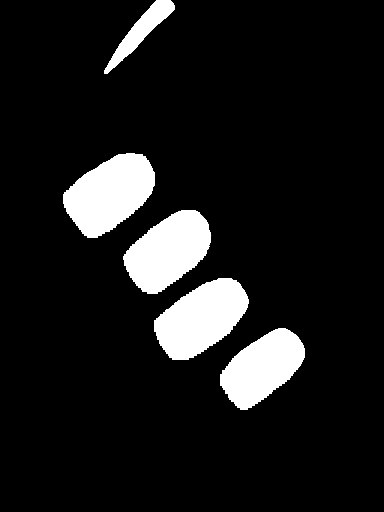
#> input picture nails_segmentation/labels/1eecab90-1a92-43a7-b952-0204384e1fae.jpg, 384 x 512 px
$ python main.py
#> lines starting #> are read from the running program, lines starting #| are printed output that depends on the picture; after the words box and inside, x2 and y2 are one past the last pixel; in counts of white or black regions, pixels touching at a corner belong together
import cv2
import numpy as np
import matplotlib.pyplot as plt
import sys
from os import listdir
from os.path import isfile, join
from sklearn.metrics import jaccard_score
from mpl_toolkits.mplot3d import Axes3D
from matplotlib import cm
from matplotlib import colors

images_dir = 'nails_segmentation/images/'
labels_dir = 'nails_segmentation/labels/'
images_names = [f for f in listdir(images_dir) if isfile(join(images_dir, f))]

# some images
img_path1 = 'nails_segmentation/images/1eecab90-1a92-43a7-b952-0204384e1fae.jpg'
img_path2 = 'nails_segmentation/images/2C29D473-CCB4-458C-926B-99D0042161E6.jpg'
img_path3 = 'nails_segmentation/images/2c376c66-9823-4874-869e-1e7f5c54ec7b.jpg'
img_path4 = 'nails_segmentation/images/4c4a0dd6-e402-11e8-97db-0242ac1c0002.jpg'
img_path5 = 'nails_segmentation/images/d60a5f06-db67-11e8-9658-0242ac1c0002.jpg'
img_path6 = 'nails_segmentation/images/bf93c2e2-7b5f-4108-ae85-4ef68564d418.jpg'
img_path7 = 'nails_segmentation/images/3493127D-7B19-4E50-94AE-2401BD2A91C8.jpg'
img_path8 = 'nails_segmentation/images/09aefeec-e05f-11e8-87a6-0242ac1c0002.jpg'
img_path9 = 'nails_segmentation/images/4252e46c-e40f-4543-91ab-031917d46c5c.jpg'
img_path10 = 'nails_segmentation/images/da236f3a-8c82-4c64-9a7d-9b950fd8b47e.jpg'
img_path11 = 'nails_segmentation/images/5fad3947-76d7-4352-9329-4a92f898dd59.jpg'
img_path12 = 'nails_segmentation/images/54108996-6DA8-48F9-93DF-7ABB92F64E03.jpg'
img_path13 = 'nails_segmentation/images/feb2c029-b89c-4ce5-b208-db2114516a40.jpg'
img_path14 = 'nails_segmentation/images/865a1e90-7ad2-4ceb-b2a1-50b07875c5c7.jpg'
img_path15 = 'nails_segmentation/images/d60153c0-db67-11e8-9658-0242ac1c0002.jpg'
img_path16 = 'nails_segmentation/images/a3a73edd-1483-4413-addb-9a7264b5d853.jpg'
img_path17 = 'nails_segmentation/images/d6072ec6-db67-11e8-9658-0242ac1c0002.jpg'
img_path18 = 'nails_segmentation/images/d633f320-db67-11e8-9658-0242ac1c0002.jpg'

# showing images
def show(window_name, image):
    cv2.imshow(window_name, image)
    cv2.waitKey(0); cv2.destroyAllWindows()

# INPUT: image in BGR
# OUTPUT: 3D plot of RGB color space of an image
# [41 lines left out: functions plot_rgb_3d, plot_hsv_3d, not called in this run]

# required for hsvTracker()
def nothing(x):
    pass

# INPUT: image in BGR
# OUTPUT: window with tracking bars that allow to play with HSV channels
# [67 lines left out: function hsvTracker, not called in this run]

# https://www.learnopencv.com/filling-holes-in-an-image-using-opencv-python-c/
def flood_fill(image):

    # invert the image mask
    threshold, image_threshold = cv2.threshold(image, 220, 255, cv2.THRESH_BINARY_INV);

    # operate on a copy of image mask
    image_floodfill = image_threshold.copy()

    # mask used to flood-filling
    h, w = image_threshold.shape[:2]
    mask = np.zeros((h+2, w+2), np.uint8)

    # flood-fill from seed (0, 0) - actually black border
    cv2.floodFill(image_floodfill, mask, (0,0), 255);

    # invert flood-filled image
    image_floodfill_inv = cv2.bitwise_not(image_floodfill)

    # combine the two images to get the foreground
    image_out = image_threshold | image_floodfill_inv

    # show("floodfill", np.hstack((image_threshold, image_floodfill, image_floodfill_inv, image_out)))

    # delete previously created border
    h, w = image_out.shape[:2]
    borderless_img = image_out[2:h-2, 2:w-2]

    # return mask
    return borderless_img


# https://github.com/CHEREF-Mehdi/SkinDetection/blob/master/SkinDetection.py
def extractSkin(image):

    # operate on a copy
    img = image.copy()

    # required, otherwise contours/flood-fill will stop too early
    img = cv2.copyMakeBorder(img, 2, 2, 2, 2, cv2.BORDER_CONSTANT, value=(0, 0, 0))

    # converting from BGR to YCbCr color space
    img_YCrCb = cv2.cvtColor(img, cv2.COLOR_BGR2YCR_CB)

    # skin color range for YCrCb color space
    lower = (0, 135, 85)
    upper = (255, 180, 135)
    YCrCb_mask = cv2.inRange(img_YCrCb, lower, upper)
    YCrCb_mask = cv2.morphologyEx(YCrCb_mask, cv2.MORPH_OPEN, np.ones((3,3), np.uint8))
    YCrCb_result = cv2.bitwise_not(YCrCb_mask)

    # return mask
    return YCrCb_result

# x1, y1 should be a fingertip, x2, y2 are coords of the centroid
def get_circle_coords(x1, y1, x2, y2, distance):

    dist_btw_points = np.sqrt((x2 - x1) ** 2 + (y2 - y1) ** 2)

    distance_ratio = distance / dist_btw_points
    x = x1 + distance_ratio * (x2 - x1)
    y = y1 + distance_ratio * (y2 - y1)

    return x, y

def iou_score(label, image):

    # operate on a copy
    label = label.copy()

    # convert label to grayscale
    label = cv2.cvtColor(label, cv2.COLOR_BGR2GRAY)

    #calculate IoU
    intersection = np.logical_and(label, image)
    union = np.logical_or(label, image)
    iou_score = np.sum(intersection) / np.sum(union)

    # return score
    return iou_score

def dice_score(image, label):
    # operate on a copy
    label = label.copy()

    # convert label to grayscale
    label = cv2.cvtColor(label, cv2.COLOR_BGR2GRAY)

    #calculate IoU
    intersection = np.logical_and(label, image)
    union = np.logical_or(label, image)
    iou_score = 2* np.sum(intersection) / np.sum(union)

    # return score
    return iou_score

def test():
    avg_iou = 0
    avg_dice = 0
    cnt_dice = 0
    cnt_iou = 0
    n = 0
    for image_name in images_names:
        n += 1
        label = cv2.imread(labels_dir + image_name)
#> label is the input picture: shape (512, 384, 3); min 0, max 255, mean 26.4
        img = cv2.imread(images_dir + image_name)
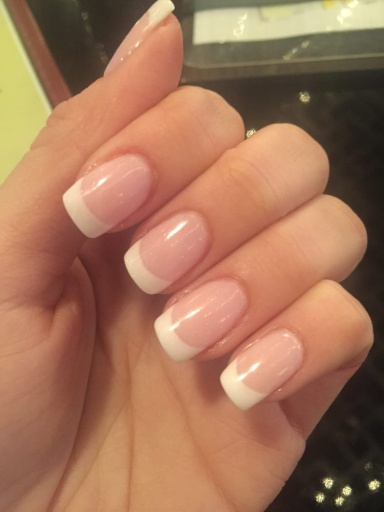
#> input picture nails_segmentation/images/1eecab90-1a92-43a7-b952-0204384e1fae.jpg, 384 x 512 px
#> img is the input picture: shape (512, 384, 3); mean B, G, R 88.5, 115.7, 162.9
        hand_mask = flood_fill(extractSkin(img))
#> in extractSkin, `img_YCrCb = cv2.cvtColor(img, cv2.COLOR_BGR2YCR_CB)`: img_YCrCb: shape (516, 388, 3); mean of channels 0, 1, 2 124.4, 153.4, 106.8
#> in extractSkin, `YCrCb_mask = cv2.inRange(img_YCrCb, lower, upper)`:
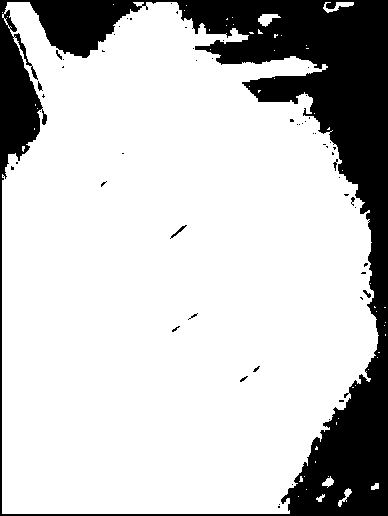
#> YCrCb_mask: shape (516, 388); 78.3% white; 57 black regions (51 under 20 px), largest, box (x1, y1, x2, y2) and area: (0, 0, 388, 516) 43063, (170, 225, 187, 239) 46, (363, 290, 371, 298) 29, (38, 81, 43, 91) 27, (56, 50, 62, 60) 24, (333, 159, 338, 171) 24
#> in extractSkin, `YCrCb_mask = cv2.morphologyEx(YCrCb_mask, cv2.MORPH_OPEN, np.ones((3,3..`: YCrCb_mask: shape (516, 388); 78% white; 38 black regions (34 under 20 px), largest, box (x1, y1, x2, y2) and area: (0, 0, 388, 516) 43715, (170, 225, 187, 239) 46, (363, 290, 371, 298) 31, (38, 81, 43, 91) 29
#> in flood_fill, `cv2.floodFill(image_floodfill, mask, (0,0), 255);`: image_floodfill: shape (516, 388); 99.8% white; black in thin lines or dots
#> in flood_fill, `image_floodfill_inv = cv2.bitwise_not(image_floodfill)`: image_floodfill_inv: shape (516, 388); 0.16% white in thin lines or dots
#> in flood_fill, `image_out = image_threshold | image_floodfill_inv`: image_out: shape (516, 388); 78.2% white; 1 black region, box (x1, y1, x2, y2) and area: (0, 0, 388, 516) 43707
#> in flood_fill, `borderless_img = image_out[2:h-2, 2:w-2]`: borderless_img: shape (512, 384); 79.6% white; 5 black regions (2 under 20 px), largest, box (x1, y1, x2, y2) and area: (175, 0, 384, 512) 32177, (0, 0, 45, 178) 4151, (28, 0, 144, 58) 3772
        hand = cv2.bitwise_and(img, img, mask=hand_mask)
        src = cv2.medianBlur(hand, 21)
        hsv = cv2.cvtColor(src, cv2.COLOR_BGR2HSV)
#> hsv: shape (512, 384, 3); mean H, S, V 7.7, 97.4, 142.6

        # purplish
        lower = np.array([80, 0, 113])
        upper = np.array([180, 105, 255])
        mask1 = cv2.inRange(hsv, lower, upper)
#> mask1: shape (512, 384); every value is 0

        # orangish
        lower = np.array([0, 0, 180])
        upper = np.array([7, 94, 255])
        mask2 = cv2.inRange(hsv, lower, upper)
#> mask2: shape (512, 384); 0.04% white in thin lines or dots, all inside (x1, y1, x2, y2) = (100, 174, 182, 237)

        mask = mask1 | mask2

        kernel_open = np.ones((4,4),np.uint8)
        kernel_close = np.ones((7,7),np.uint8)
        mask = cv2.morphologyEx(mask, cv2.MORPH_OPEN, kernel_open, iterations=1)
#> mask: shape (512, 384); 0.01% white; 1 white region, box (x1, y1, x2, y2) and area: (171, 230, 176, 236) 28
        mask = cv2.morphologyEx(mask, cv2.MORPH_CLOSE, kernel_close, iterations=3)

        iou = iou_score(label, mask)
#> in iou_score, `union = np.logical_or(label, image)`:
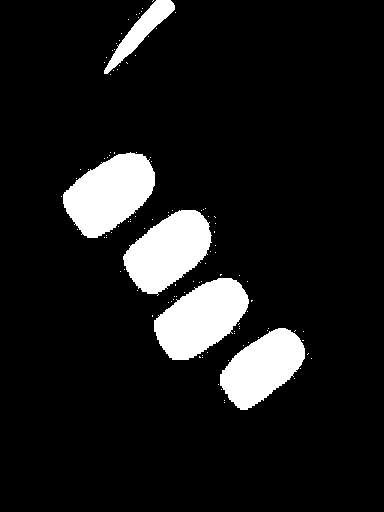
#> union: shape (512, 384) bool; 10.5% white; 110 white regions (105 under 20 px)
#> in iou_score, `iou_score = np.sum(intersection) / np.sum(union)`: iou_score = 0.00136
#> iou = 0.00136

        if iou < 0.05:
            # EXPERIMENTAL
            # get contours for image and get the biggest contour
            gray = cv2.cvtColor(hand, cv2.COLOR_BGR2GRAY)
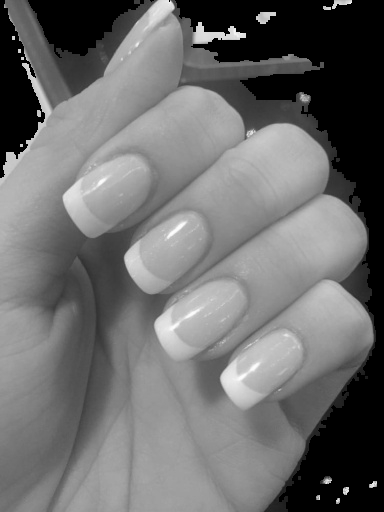
#> gray: shape (512, 384); min 0, max 253, mean 108.7
            contours, hierarchy = cv2.findContours(gray, cv2.RETR_TREE, cv2.CHAIN_APPROX_SIMPLE)
#> contours = 17 contours, 11 with area under 20; largest, box (x1, y1, x2, y2) and area: (0, 0, 376, 512) 154755, (256, 12, 276, 24) 128, (332, 0, 352, 9) 73, (320, 476, 332, 484) 56, (343, 487, 349, 495) 30, (369, 481, 377, 488) 28
            cont_max = max(contours, key=cv2.contourArea)
#> cont_max = contour of 796 points, box (x1, y1, x2, y2) (0, 0, 376, 512), area 154755
            cv2.drawContours(hand, cont_max, -1, (0,255,0), 3)

            # get convex hull for contour
            hull = cv2.convexHull(cont_max)
#> hull = contour of 12 points, box (x1, y1, x2, y2) (0, 0, 376, 512), area 171216
            cv2.drawContours(hand, [hull], -1, (0, 255, 255), 2)

            # compute the center of the contour
            M = cv2.moments(cont_max)
#> M = moments, m00 154755, centre m10/m00, m01/m00 = (170.3, 278)
            cX = int(M["m10"] / M["m00"])
#> cX = 170
            cY = int(M["m01"] / M["m00"])
#> cY = 277
            cv2.circle(hand, (cX, cY), 7, (255, 255, 255), -1)
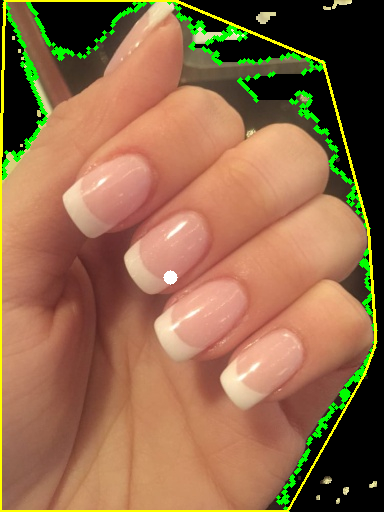
#> hand: shape (512, 384, 3); mean B, G, R 73.4, 106.7, 145.5

            height, width, channels = hand.shape
#> height = 512; width = 384; channels = 3

            # create black image for drawing circles
            blank = hand.copy()
            blank[:, :, :] = [0, 0, 0]
#> blank: shape (512, 384, 3); every value is 0
            for p in hull:
                x = p[0][0]
                y = p[0][1]
                dist = height * width / 15000
                dot_radius = height * width / 15000
                a, b = get_circle_coords(x, y, cX, cY, dist)
                cv2.circle((blank), (int(a), int(b)), int(dot_radius), (255, 255, 255), -1)
#> this loop made 12 passes
#> (p, dist_btw_points in get_circle_coords, distance_ratio in get_circle_coords, a, b) on passes 1 to 12: ([[174, 0]], 277, 0.0473, 173.8, 13.11), ([[323, 62]], 263.9, 0.0497, 315.4, 72.68), ([[368, 228]], 204, 0.0643, 355.3, 231.1), ([[375, 330]], 211.7, 0.0619, 362.3, 326.7), ([[375, 341]], 214.8, 0.061, 362.5, 337.1), ([[374, 347]], 215.7, 0.0608, 361.6, 342.7), ([[364, 374]], 216.9, 0.0604, 352.3, 368.1), ([[287, 511]], 261.6, 0.0501, 281.1, 499.3), ([[0, 511]], 289.2, 0.0453, 7.7, 500.4), ([[0, 178]], 196.7, 0.0666, 11.33, 184.6), ([[4, 4]], 319.5, 0.041, 10.81, 15.2), ([[5, 0]], 322.4, 0.0407, 11.71, 11.26)
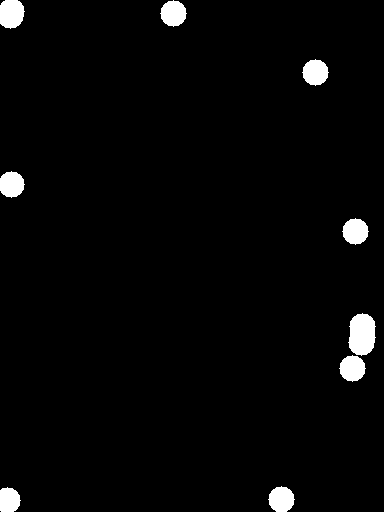
#> blank: shape (512, 384, 3); 2.6% white; 9 white regions, largest, box (x1, y1, x2, y2) and area: (348, 313, 376, 356) 937, (0, 0, 25, 29) 596, (160, 0, 187, 27) 529

            blank = cv2.cvtColor(blank, cv2.COLOR_BGR2GRAY)
            iou = iou_score(label, blank)
#> in iou_score (call 2), `intersection = np.logical_and(label, image)`: intersection: shape (512, 384) bool; 0.09% white; 2 white regions (1 under 20 px), largest, box (x1, y1, x2, y2) and area: (160, 1, 175, 20) 178
#> in iou_score (call 2), `union = np.logical_or(label, image)`:
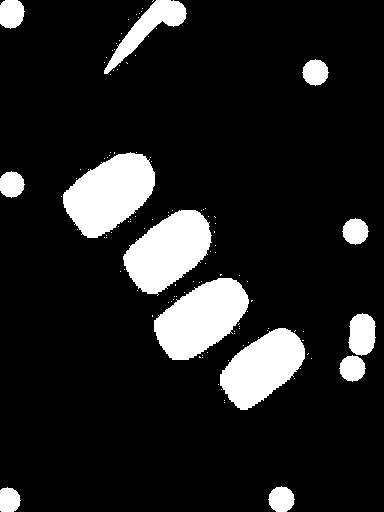
#> union: shape (512, 384) bool; 13% white; 117 white regions (104 under 20 px), largest, box (x1, y1, x2, y2) and area: (63, 152, 155, 238) 5091, (154, 278, 249, 360) 4954, (123, 210, 212, 296) 4751
#> in iou_score (call 2), `iou_score = np.sum(intersection) / np.sum(union)`: iou_score = 0.00702
#> iou = 0.00702
            dice = dice_score(blank, label)
#> in dice_score, `iou_score = 2* np.sum(intersection) / np.sum(union)`: iou_score = 0.014
#> dice = 0.014

        print(f"{image_name}: {str(round(iou, 2))}, {str(round(dice, 2))}")
#| 1eecab90-1a92-43a7-b952-0204384e1fae.jpg: 0.01, 0.01
        cnt_iou += iou
#> cnt_iou = 0.00702
        cnt_dice += dice
#> cnt_dice = 0.014
#> pass 2 of the loop in test, `for image_name in images_names:`:
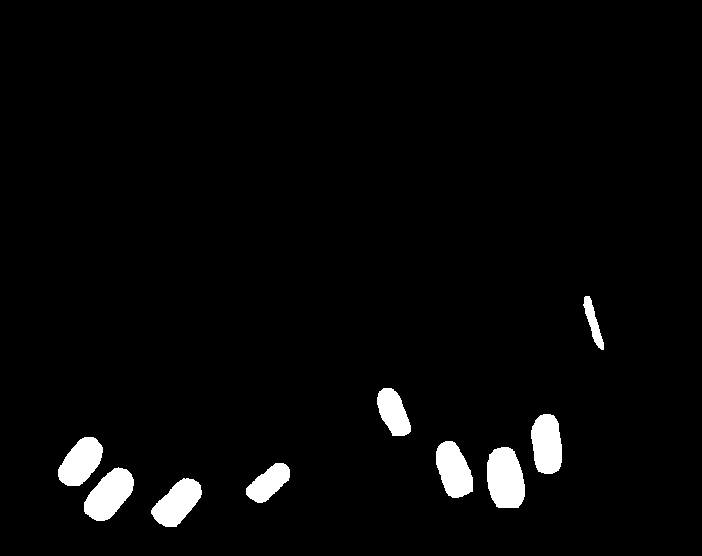
#> input picture nails_segmentation/labels/2C29D473-CCB4-458C-926B-99D0042161E6.jpg, 702 x 556 px
#> in test, label is the input picture: shape (556, 702, 3); mean B, G, R 7.9, 7.9, 7.9
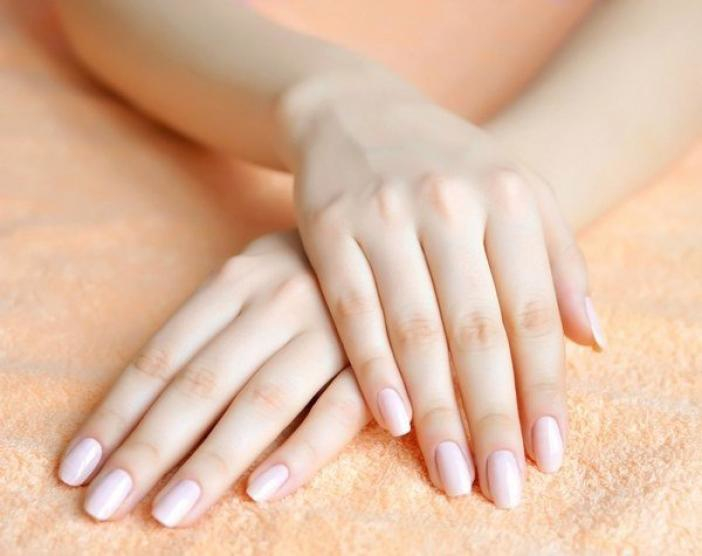
#> input picture nails_segmentation/images/2C29D473-CCB4-458C-926B-99D0042161E6.jpg, 702 x 556 px
#> in test, img is the input picture: shape (556, 702, 3); mean B, G, R 162.9, 187.4, 223.3
#> img: shape (560, 706, 3)
#> img_YCrCb: shape (560, 706, 3); mean of channels 0, 1, 2 192.9, 147.7, 109.9
#> YCrCb_result: shape (560, 706); 6.2% white; 76 white regions (29 under 20 px), largest, box (x1, y1, x2, y2) and area: (0, 0, 706, 560) 5064, (446, 200, 500, 322) 1943, (226, 328, 296, 388) 1547
#> image_floodfill: shape (560, 706); 95% white; 75 black regions (29 under 20 px), largest, box (x1, y1, x2, y2) and area: (446, 200, 500, 322) 1943, (226, 328, 296, 388) 1547, (402, 225, 436, 326) 1164
#> image_out: shape (560, 706); 98.7% white; 1 black region, box (x1, y1, x2, y2) and area: (0, 0, 706, 560) 5064
#> borderless_img: shape (556, 702); 100% white; 1 black region (1 under 20 px)
#> src: shape (556, 702, 3)
#> hsv: shape (556, 702, 3); mean H, S, V 15, 71.3, 224.4
#> mask1: shape (556, 702); 1.7% white; 10 white regions (2 under 20 px), largest, box (x1, y1, x2, y2) and area: (91, 472, 130, 516) 1107, (159, 482, 198, 522) 990, (65, 440, 100, 482) 978
#> mask2: shape (556, 702); 2.4% white; 112 white regions (95 under 20 px), largest, box (x1, y1, x2, y2) and area: (251, 451, 309, 500) 1215, (554, 277, 594, 329) 1208, (88, 460, 151, 517) 1022
#> in test, `mask = cv2.morphologyEx(mask, cv2.MORPH_CLOSE, kernel_close, iteration..`:
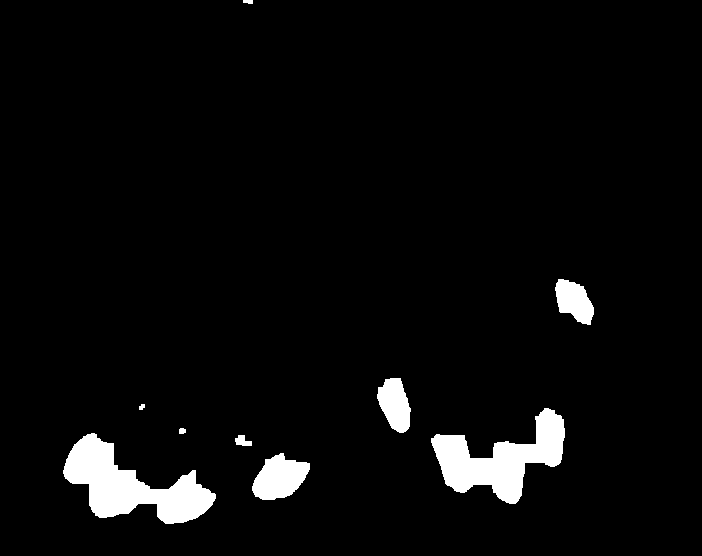
#> mask: shape (556, 702); 4.2% white; 9 white regions
#> in test, `iou = iou_score(label, mask)`: iou = 0.554
#| 2C29D473-CCB4-458C-926B-99D0042161E6.jpg: 0.55, 0.01
#> cnt_iou = 0.561
#> cnt_dice = 0.0281
    avg_iou = cnt_iou / n
    avg_dice = cnt_dice / n

    print(f"average iou: {avg_iou}, average dice: {avg_dice}")

# main loop
# [83 lines left out: function main, not called in this run]

test()
#main()
sys.exit()
#> (the program exits here)
